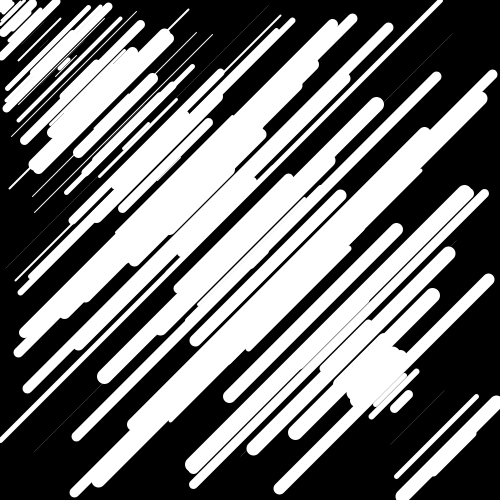
Frame 1 (no input)
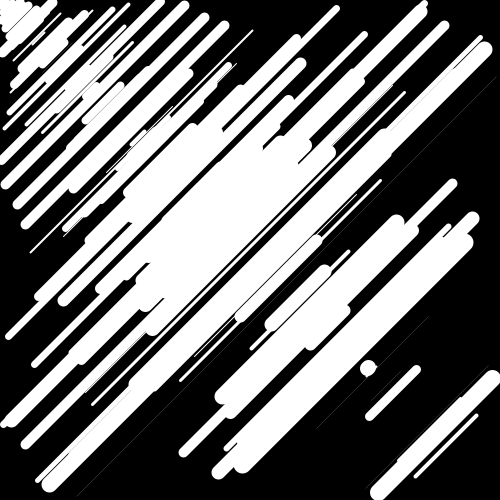
Frame 60 (the mouse pressed at the canvas centre just before this capture)
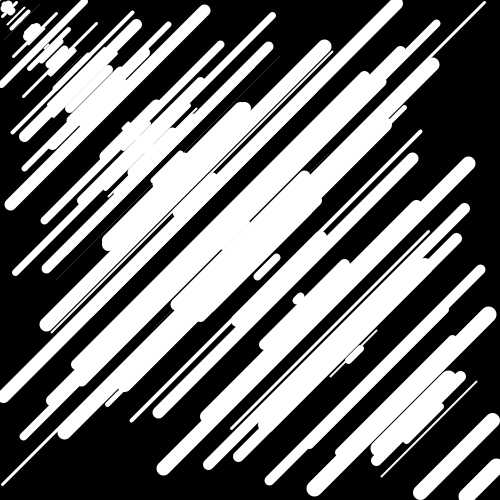
Frame 120 (the mouse held since frame 60 and released just before this capture)

The Processing sketch that drew these frames (run headless with seeded random() and noise(); from frame 60 on, the mouse is pressed at the canvas centre):

// Processing sketch: processing_116429
// ── processing_116429.pde

void setup() {
  size(500, 500);
  frameRate(15);
  smooth();
  
}
 
void draw() {
  background(0);
  for (int i=0;  i<width;  i+=4){
      stroke(255);
      float r = random (i);
      int rand = int (r);
      float g = random (10+i/50);
      int grosor = int (g);
      strokeWeight(grosor);
      line (rand, i, i, rand);
    } 
     
}
